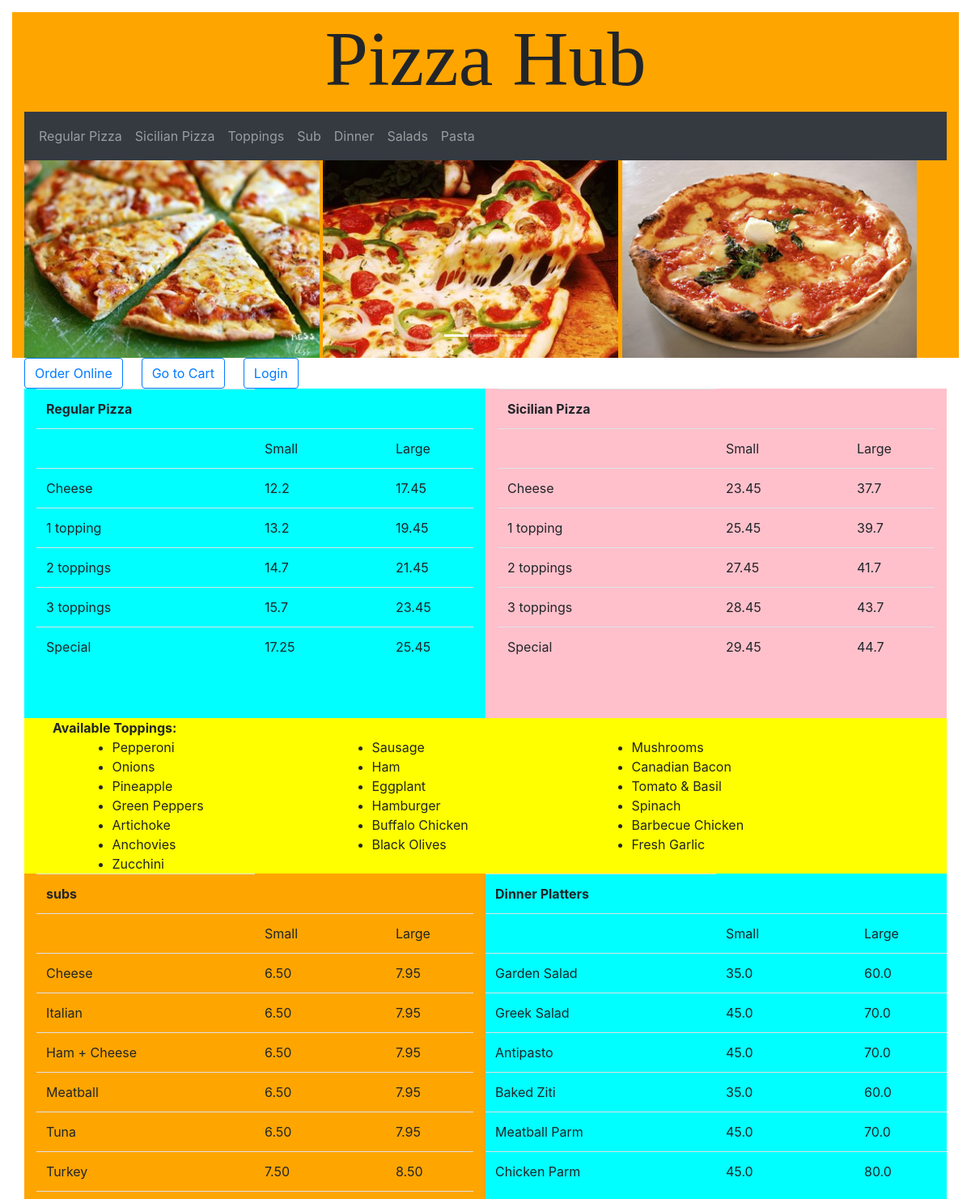
The page / (upper part) on the database its author committed.
### orders/models.py (models this page shows, shortened)
class Regular_Pizza_Price(models.Model):
    addition = models.CharField(max_length=50)
    small = models.FloatField(max_length=5)
    large = models.FloatField(max_length=5)
    class Meta:
        verbose_name = 'Regular pizza price'
        verbose_name_plural = 'Regular Pizza Prices'

class Sicilian_Pizza_Price(models.Model):
    addition = models.CharField(max_length=50)
    small = models.FloatField(max_length=5)
    large = models.FloatField(max_length=5)
    class Meta:
        verbose_name = 'Sicilian pizza prices'

class toppings(models.Model):
    available_toppings = models.CharField(max_length=65)
    class Meta:
        verbose_name = 'Available Toppings'

class Sub(models.Model):
    item = models.CharField(max_length=50)
    small = models.CharField(max_length=50, blank =True)
    large = models.CharField(max_length=50)
    class Meta:
        verbose_name = 'Sub Price'

class Dinner_Platters_Price(models.Model):
    item = models.CharField(max_length=50)
    small = models.FloatField(max_length=5)
    large = models.FloatField(max_length=5)
    class Meta:
        verbose_name = 'Dinner Platters Price'

### orders/views.py (the view)
# urls.py: path("", views.index, name="index"),
def index(request):
    context = {
        "Regular_Pizza" : list(Regular_Pizza_Price.objects.all()),
        "Sicilian_Pizza" : list(Sicilian_Pizza_Price.objects.all()),
        "toppings" : list(toppings.objects.all()),
        "Dinner_Platters" : list(Dinner_Platters_Price.objects.all()),
        "Salad" : list(Salad_Price.objects.all()),
        "Pasta" : list(Pasta.objects.all()),
        "Sub" : list(Sub.objects.all()),
        "Extra": list(Extra.objects.all())
    }
    return render(request, "orders/index.html", context)

### orders/templates/orders/index.html (shortened to what this page needs)
{% extends 'orders/base.html' %}
{% block head %}
<link rel="stylesheet" href="https://maxcdn.bootstrapcdn.com/bootstrap/4.1.3/css/bootstrap.min.css">
{% endblock %}
{% block body %}
{% load static %}
<div id="menu">
<div class="container-fluid" style="background-color:orange">
<h1 class="display-1" style="font-family:Bitner;text-align:center;">Pizza Hub</h1>
<nav style="padding:10px" class="navbar navbar-expand-sm bg-dark navbar-dark">
<div class="collapse navbar-collapse" id="collapsibleNavbar">
<ul class="navbar-nav">
<li class="nav-item"><a class="nav-link" href="#regular_pizza">Regular Pizza</a></li>
<li class="nav-item"><a class="nav-link" href="#sicilian_pizza">Sicilian Pizza</a></li>
<li class="nav-item"><a class="nav-link" href="#toppings">Toppings</a></li>
<li class="nav-item"><a class="nav-link" href ="#sub">Sub</a></li>
<li class="nav-item"><a class="nav-link" href="#dinner_platters">Dinner</a></li>
<li class="nav-item"><a class="nav-link" href="#salad">Salads</a></li>
<li class="nav-item"><a class="nav-link" href="#pasta">Pasta</a></li>
</ul>
</nav>
<div id="demo" class="carousel slide" data-ride="carousel" height="300px">
  <ul class="carousel-indicators">
    <li data-target="#demo" data-slide-to="0" class="active"></li>
    <li data-target="#demo" data-slide-to="1"></li>
    <li data-target="#demo" data-slide-to="2"></li>
  </ul>
  <div class="carousel-inner">
    <div class="carousel-item active" style="width:100%;">
      <img src= "{% static "orders/pizza1.jpg" %}" style="width:32%;">
	  <img src="{% static "orders/pizza2.jpg" %}" style="width:32%;">
	  <img src= "{% static "orders/pizza3.jpg" %}" style="width:32%;">
    </div>
  </div>
  <a class="carousel-control-prev" href="#demo" data-slide="prev">
    <span class="carousel-control-prev-icon"></span>
  </a>
  <a class="carousel-control-next" href="#demo" data-slide="next">
    <span class="carousel-control-next-icon"></span>
  </a>
</div>
</div>
<div class="container">
<div class="row">
<form sytle="float:left;" action="{% url 'order' %}" method="post">
<button class="btn btn-outline-primary">Order Online</button>
</form>
<form style="float:left;margin-left:2%" action="{% url 'viewcart' %}" method="post">
<button style="float:right;" class="btn btn-outline-primary">Go to Cart</button>
</form>
{% if user.is_authenticated %}
<form style="float:right;margin-left:2%" action="{% url 'userprofile:index' %}" method="post">
{% csrf_token %}
<button class="btn btn-outline-primary">Profile</button>
</form>
<form style="float:right;margin-left:2%" action="{% url 'userprofile:logout' %}" method="post">
{% csrf_token %}
<button class="btn btn-outline-primary">Logout</button>
</form>
{% else %}
<form style="float:right;margin-left:2%" action="{% url 'userprofile:index' %}" method="post">
<button class="btn btn-outline-primary">Login</button>
</form>
{% endif %}
</div>
<div class="row">
<div class="col-sm-6" style="background-color:cyan">
<table id ="regular_pizza" class="table">
<tr><th>Regular Pizza</th></tr>
<tr>
	<td></td>
	<td>Small</td>
	<td>Large</td>
</tr>
{% for object in Regular_Pizza %}
<tr>
<td width="50%">{{ object.addition }}</td>
<td width="30%">{{ object.small }}</td>
<td>{{ object.large }}</td>
</tr>
{% endfor %}
</table><br><br>
</div>
<div class="col-sm-6" style="background-color:pink">
<table id="sicilian_pizza" class="table">
<tr><th>Sicilian Pizza</th></tr>
<tr>
	<td></td>
	<td>Small</td>
	<td>Large</td>
</tr>
{% for object in Sicilian_Pizza %}
<tr>
<td width="50%">{{ object.addition }}</td>
<td width="30%">{{ object.small }}</td>
<td>{{ object.large }}</td>
</tr>
{% endfor %}
</table><br><br>
</div>
</div>
<div class="row">
<div class="col" style="background-color:yellow;">
<strong style="margin-left:20px">Available Toppings:</strong>
<ul id="toppings">
{% for topping in toppings %}
<li style="float:left;margin-left:5%;margin-right:5%;width:20%;">{{ topping.available_toppings }}</li>
{% endfor %}
</ul>
</div>
</div>
<div class="row">
<div class="col-sm-6" style="background-color:orange;">
<table id="sub" class="table">
<tr><th>subs</th></tr>
<tr>
  <td></td>
  <td>Small</td>
  <td>Large</td>
</tr>
{% for object in Sub %}
<tr>
<td width="50%">{{ object.item }}</td>
<td width="30%">{{ object.small }}</td>
<td>{{ object.large }}</td>
</tr>
{% endfor %}
</table>
</div>
<div class="col-sm-6">
<div class="row" style="background-color:cyan;">
<table id="dinner_platters" class="table">
<tr><th>Dinner Platters</th></tr>
<tr>
  <td></td>
  <td>Small</td>
  <td>Large</td>
</tr>
{% for object in Dinner_Platters %}
<tr>
<td width="50%">{{ object.item }}</td>
<td width="30%">{{ object.small }}</td>
<td>{{ object.large }}</td>
</tr>
{% endfor %}
</table>
</div>
</div>
</div>
{% endblock %}

### rows shown on the page
Regular_Pizza_Price: addition "Cheese", small "12.2", large "17.45"
Regular_Pizza_Price: addition "1 topping", small "13.2", large "19.45"
Regular_Pizza_Price: addition "2 toppings", small "14.7", large "21.45"
Regular_Pizza_Price: addition "3 toppings", small "15.7", large "23.45"
Regular_Pizza_Price: addition "Special", small "17.25", large "25.45"
Sicilian_Pizza_Price: addition "Cheese", small "23.45", large "37.7"
Sicilian_Pizza_Price: addition "1 topping", small "25.45", large "39.7"
Sicilian_Pizza_Price: addition "2 toppings", small "27.45", large "41.7"
Sicilian_Pizza_Price: addition "3 toppings", small "28.45", large "43.7"
Sicilian_Pizza_Price: addition "Special", small "29.45", large "44.7"
toppings: available_toppings "Pepperoni"
toppings: available_toppings "Sausage"
toppings: available_toppings "Mushrooms"
toppings: available_toppings "Onions"
toppings: available_toppings "Ham"
toppings: available_toppings "Canadian Bacon"
toppings: available_toppings "Pineapple"
toppings: available_toppings "Eggplant"
toppings: available_toppings "Tomato & Basil"
toppings: available_toppings "Green Peppers"
toppings: available_toppings "Hamburger"
toppings: available_toppings "Spinach"
toppings: available_toppings "Artichoke"
toppings: available_toppings "Buffalo Chicken"
toppings: available_toppings "Barbecue Chicken"
toppings: available_toppings "Anchovies"
toppings: available_toppings "Black Olives"
toppings: available_toppings "Fresh Garlic"
toppings: available_toppings "Zucchini"
Sub: item "Cheese", small "6.50", large "7.95"
Sub: item "Italian", small "6.50", large "7.95"
Sub: item "Ham + Cheese", small "6.50", large "7.95"
Sub: item "Meatball", small "6.50", large "7.95"
Sub: item "Tuna", small "6.50", large "7.95"
Sub: item "Turkey", small "7.50", large "8.50"
Dinner_Platters_Price: item "Garden Salad", small "35.0", large "60.0"
Dinner_Platters_Price: item "Greek Salad", small "45.0", large "70.0"
Dinner_Platters_Price: item "Antipasto", small "45.0", large "70.0"
Dinner_Platters_Price: item "Baked Ziti", small "35.0", large "60.0"
Dinner_Platters_Price: item "Meatball Parm", small "45.0", large "70.0"
Dinner_Platters_Price: item "Chicken Parm", small "45.0", large "80.0"
